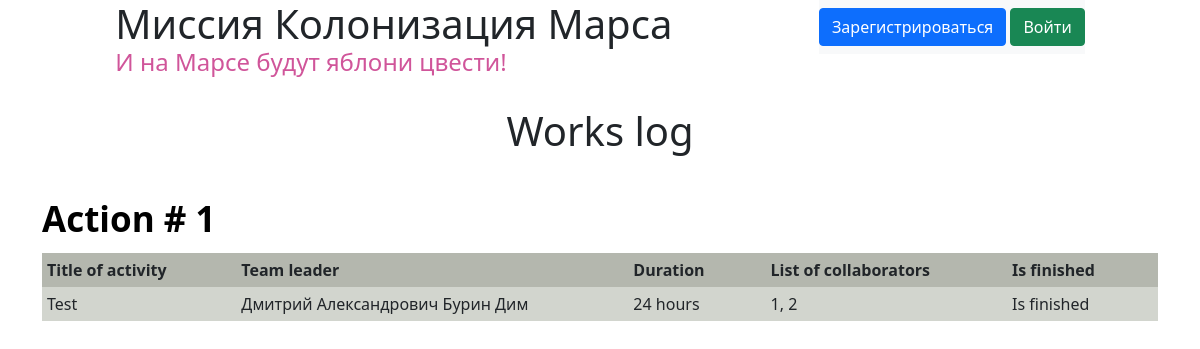
The app's page /, older data.
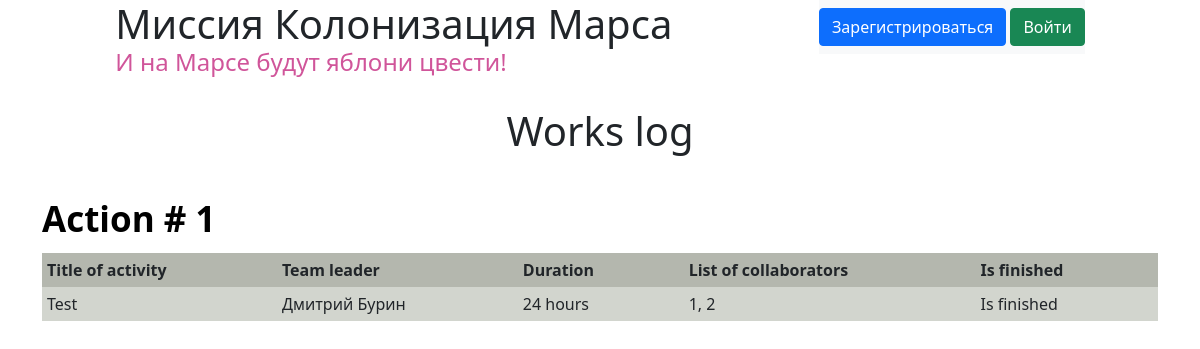
The same page, newer data.
### data/jobs.py (models this page shows)
class Jobs(SqlAlchemyBase, SerializerMixin):
    __tablename__ = 'jobs'
    id = sqlalchemy.Column(sqlalchemy.Integer, primary_key=True, autoincrement=True)
    team_leader = sqlalchemy.Column(sqlalchemy.Integer, sqlalchemy.ForeignKey("users.id"), nullable=True)
    team_lead = orm.relation('User')
    job = sqlalchemy.Column(sqlalchemy.String, nullable=True)
    work_size = sqlalchemy.Column(sqlalchemy.Integer, nullable=True)
    collaborators = sqlalchemy.Column(sqlalchemy.String, nullable=True)
    start_date = sqlalchemy.Column(sqlalchemy.DateTime, default=datetime.datetime.now)
    is_finished = sqlalchemy.Column(sqlalchemy.Boolean, nullable=True)

### data/users.py (models this page shows, shortened)
class User(SqlAlchemyBase, UserMixin):
    __tablename__ = 'users'
    id = sqlalchemy.Column(sqlalchemy.Integer, primary_key=True, autoincrement=True)
    surname = sqlalchemy.Column(sqlalchemy.String, nullable=True)
    name = sqlalchemy.Column(sqlalchemy.String, nullable=True)
    age = sqlalchemy.Column(sqlalchemy.Integer, nullable=True)
    position = sqlalchemy.Column(sqlalchemy.String, nullable=True)
    speciality = sqlalchemy.Column(sqlalchemy.String, nullable=True)
    address = sqlalchemy.Column(sqlalchemy.String, nullable=True)
    email = sqlalchemy.Column(sqlalchemy.String, unique=True, nullable=True)
    hashed_password = sqlalchemy.Column(sqlalchemy.String, nullable=True)
    modified_date = sqlalchemy.Column(sqlalchemy.DateTime, default=datetime.datetime.now)
    jobs = orm.relation("Jobs", back_populates='team_lead')

### main.py (the view)
@app.route("/")
def index():
    print(current_user.id if current_user.is_authenticated else None)
    url_style = url_for('static', filename='css/style.css')
    db_sess = db_session.create_session()
    jobs = db_sess.query(Jobs).all()
    return render_template("index.html", jobs=jobs, url_style=url_style)

### data/db_session.py (called while the page is built)
def create_session() -> Session:
    global __factory
    return __factory()

### templates/index.html (shortened to what this page needs)
{% extends "base.html" %}
{% block content %}
<div class="container">
    <h1 class="h1-main work-log">Works log</h1>
    {% for item in jobs%}
    <table class="main-table">
        <caption>Action # {{ item.id }}</caption>
        <tbody>
            <tr>
                <th class="main-th">Title of activity</th>
                <th class="main-th">Team leader</th>
                <th class="main-th">Duration</th>
                <th class="main-th">List of collaborators</th>
                <th class="main-th">Is finished</th>
            </tr>
            <tr>
                <td class="main-td">{{ item.job }}</td>
                <td class="main-td">{{ item.team_lead.name }} {{ item.team_lead.surname }}</td>
                <td class="main-td">{{ item.work_size }} hours</td>
                <td class="main-td">{{ item.collaborators }}</td>
                <td class="main-td">Is
                     finished
                </td>
            </tr>
        </tbody>
    </table>
    {% endfor %}
</div>
{% endblock %}

Row changes from the older to the newer data that the page shows:
changed through a linked row, Jobs "Test": team_lead.name "Дмитрий Александрович Бурин" → "Дмитрий"; team_lead.surname "Дим" → "Бурин"
